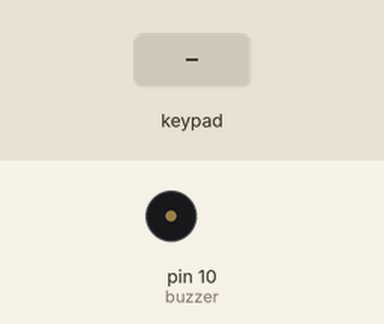
This sketch was run on a simulated Arduino Uno, built with avr-gcc and run on an emulated ATmega328P. On the bench: buzzer (waves = sounding, pin HIGH). The test bench sets the inputs (shaded band).

Above: at 1.2 s.
1.3 s: key '1' pressed
At 1.6 s:
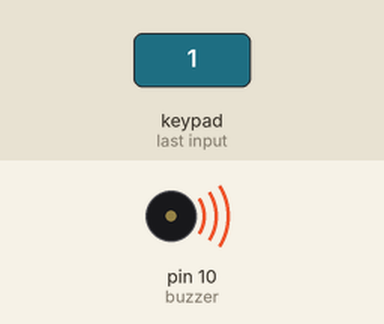
2.8 s: key '2' pressed
At 4.1 s:
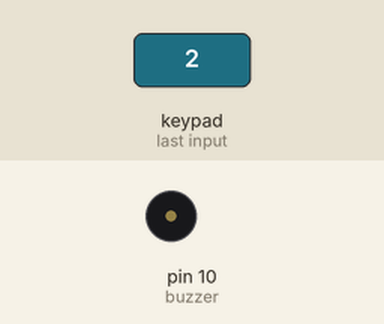
Timing chart, 0 to 5.8 s (numbered marks = the images above; inputs shaded):
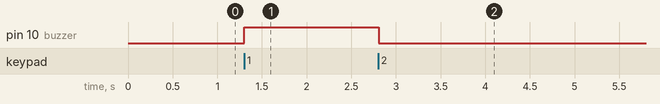

Measured:
- after the input at 1.3 s, pin 10 (buzzer): LOW → HIGH at once
- after the input at 2.8 s, pin 10 (buzzer): HIGH → LOW at once

The sketch:

BUZZER.ino
```cpp
/*
05 = 5v
10 = GND
15 = A4
20 = A5
*/


#include "Keypad.h"
const int buzzer = 10;
const byte ROWS = 4; // number of rows
const byte COLS = 4; // number of columns
char keys[ROWS][COLS] = {
{'1','2','3','A'},
{'4','5','6','B'},
{'7','8','9','C'},
{'*','0','#','D'}
};

byte rowPins[ROWS] = {9, 8, 7, 6}; // row pinouts of the keypad R1 = D8, R2 = D7, R3 = D6, R4 = D5
byte colPins[COLS] = {5, 4, 3, 2};    // column pinouts of the keypad C1 = D4, C2 = D3, C3 = D2
Keypad keypad = Keypad(makeKeymap(keys), rowPins, colPins, ROWS, COLS);

void setup()
{
  Serial.begin(9600);
  pinMode(buzzer, OUTPUT);
}

void loop()
{
  char key = keypad.getKey();
  if (key)
    if(key=='1'){
      digitalWrite(buzzer,HIGH);
    }
    else{
      digitalWrite(buzzer,LOW);
    }
}
```
